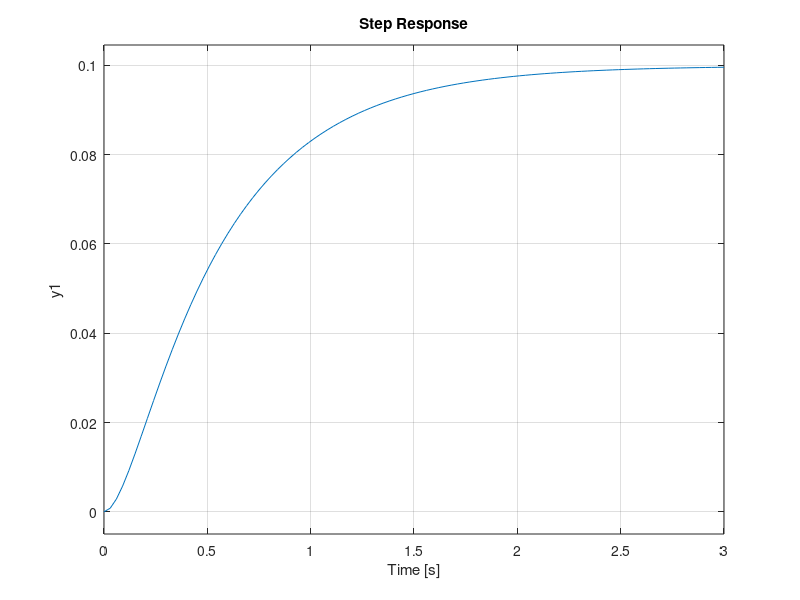
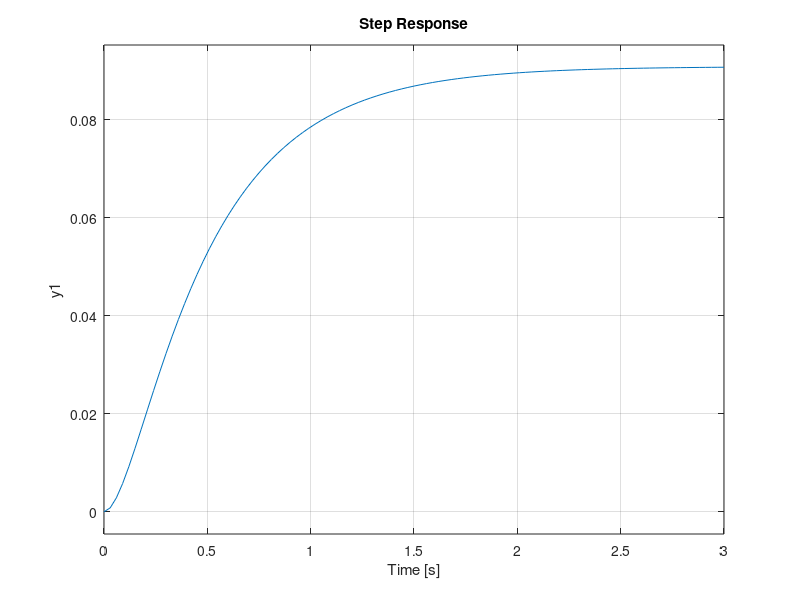
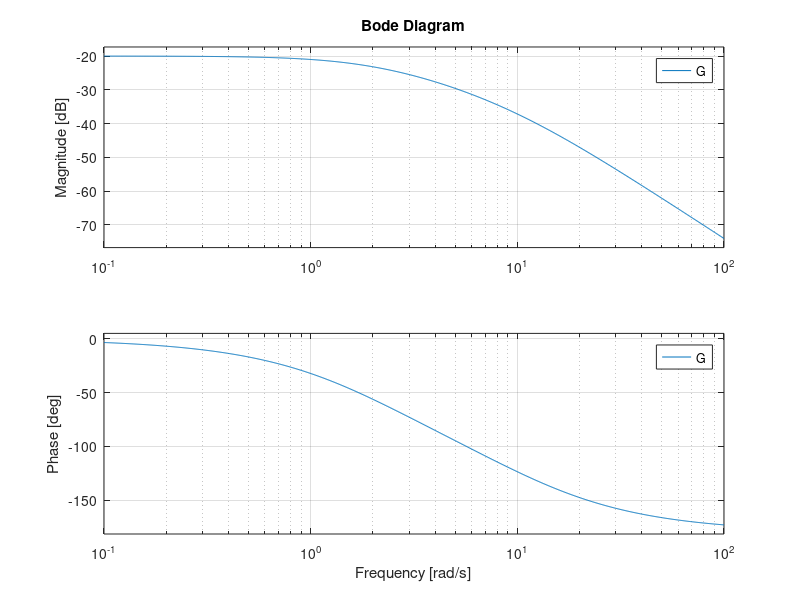
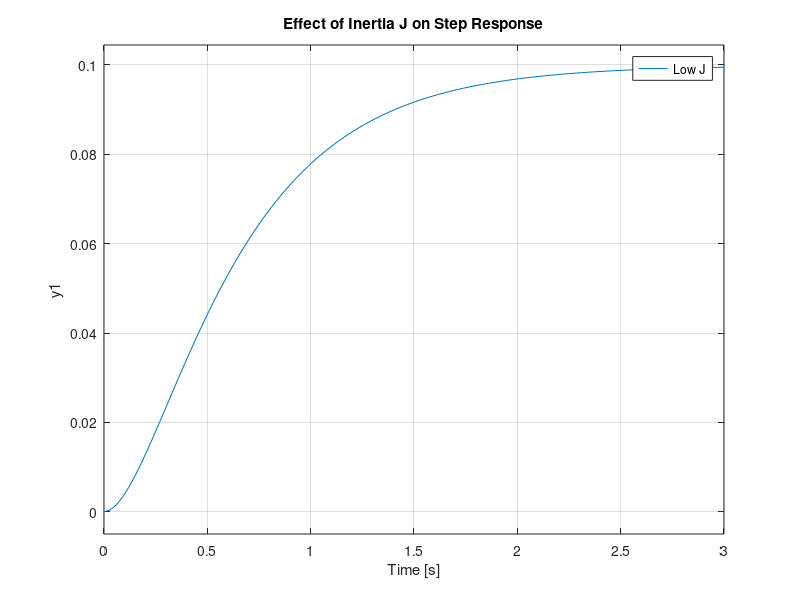

Write MATLAB code to recreate these figures, in order.
Ra = 1;      % Armature resistance
La = 0.5;    % Armature inductance
J  = 0.01;   % Rotor inertia
B  = 0.1;    % Viscous friction
Kt = 0.01;   % Torque constant
Kb = 0.01;   % Back EMF constant

num = Kt;
den = [La*J, (La*B + Ra*J), (Ra*B + Kt*Kb)];

G = tf(num, den)
figure;
step(G)
grid on
pole(G)
figure;
T = feedback(G, 1);
step(T)
grid on
figure;
bode(G)
grid on

J_values = [0.005 0.01 0.02];   % low, nominal, high inertia

figure
hold on
for J = J_values
    den = [La*J, (La*B + Ra*J), (Ra*B + Kt*Kb)];
    G = tf(num, den);
    step(G)
end
hold off
grid on

title('Effect of Inertia J on Step Response')
legend('Low J','Nominal J','High J')


B_values = [0.05 0.1 0.2];   % low, nominal, high friction

figure
hold on
for B = B_values
    den = [La*J, (La*B + Ra*J), (Ra*B + Kt*Kb)];
    G = tf(num, den);
    step(G)
end
hold off
grid on

title('Effect of Friction B on Step Response')
legend('Low B','Nominal B','High B')


Ra_values = [0.5 1 2];   % low, nominal, high resistance

figure
hold on
for Ra = Ra_values
    den = [La*J, (La*B + Ra*J), (Ra*B + Kt*Kb)];
    G = tf(num, den);
    step(G)
end
hold off
grid on

title('Effect of Armature Resistance R_a on Step Response')
legend('Low R_a','Nominal R_a','High R_a')
